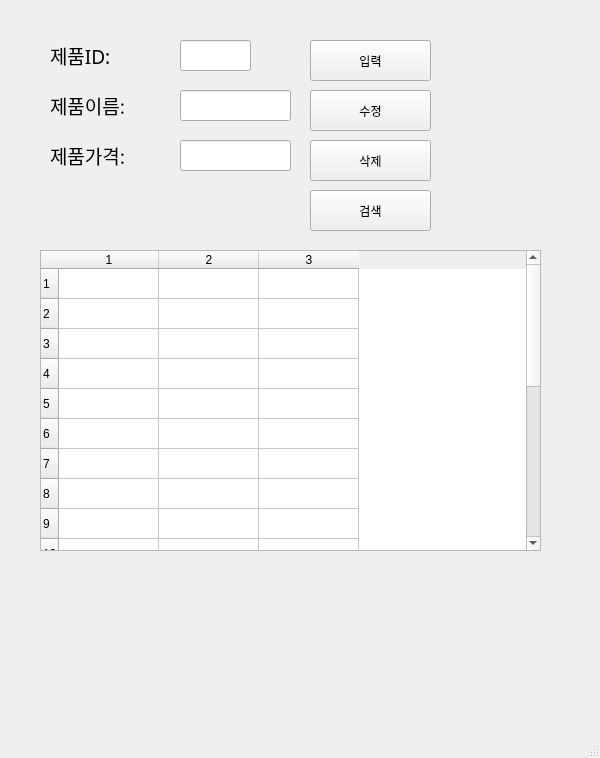
<?xml version="1.0" encoding="UTF-8"?>
<ui version="4.0">
 <class>MainWindow</class>
 <widget class="QMainWindow" name="MainWindow">
  <property name="geometry">
   <rect>
    <x>0</x>
    <y>0</y>
    <width>600</width>
    <height>758</height>
   </rect>
  </property>
  <property name="windowTitle">
   <string>MainWindow</string>
  </property>
  <widget class="QWidget" name="centralwidget">
   <widget class="QLabel" name="label">
    <property name="geometry">
     <rect>
      <x>50</x>
      <y>40</y>
      <width>101</width>
      <height>31</height>
     </rect>
    </property>
    <property name="font">
     <font>
      <family>맑은 고딕</family>
      <pointsize>14</pointsize>
     </font>
    </property>
    <property name="text">
     <string>제품ID:</string>
    </property>
   </widget>
   <widget class="QLabel" name="label_2">
    <property name="geometry">
     <rect>
      <x>50</x>
      <y>90</y>
      <width>101</width>
      <height>31</height>
     </rect>
    </property>
    <property name="font">
     <font>
      <family>맑은 고딕</family>
      <pointsize>14</pointsize>
     </font>
    </property>
    <property name="text">
     <string>제품이름:</string>
    </property>
   </widget>
   <widget class="QLabel" name="label_3">
    <property name="geometry">
     <rect>
      <x>50</x>
      <y>140</y>
      <width>101</width>
      <height>31</height>
     </rect>
    </property>
    <property name="font">
     <font>
      <family>맑은 고딕</family>
      <pointsize>14</pointsize>
     </font>
    </property>
    <property name="text">
     <string>제품가격:</string>
    </property>
   </widget>
   <widget class="QLineEdit" name="prodID">
    <property name="geometry">
     <rect>
      <x>180</x>
      <y>40</y>
      <width>71</width>
      <height>31</height>
     </rect>
    </property>
   </widget>
   <widget class="QLineEdit" name="prodName">
    <property name="geometry">
     <rect>
      <x>180</x>
      <y>90</y>
      <width>111</width>
      <height>31</height>
     </rect>
    </property>
   </widget>
   <widget class="QLineEdit" name="prodPrice">
    <property name="geometry">
     <rect>
      <x>180</x>
      <y>140</y>
      <width>111</width>
      <height>31</height>
     </rect>
    </property>
   </widget>
   <widget class="QPushButton" name="pushButton">
    <property name="geometry">
     <rect>
      <x>310</x>
      <y>40</y>
      <width>121</width>
      <height>41</height>
     </rect>
    </property>
    <property name="text">
     <string>입력</string>
    </property>
   </widget>
   <widget class="QPushButton" name="pushButton_2">
    <property name="geometry">
     <rect>
      <x>310</x>
      <y>90</y>
      <width>121</width>
      <height>41</height>
     </rect>
    </property>
    <property name="text">
     <string>수정</string>
    </property>
   </widget>
   <widget class="QPushButton" name="pushButton_3">
    <property name="geometry">
     <rect>
      <x>310</x>
      <y>140</y>
      <width>121</width>
      <height>41</height>
     </rect>
    </property>
    <property name="text">
     <string>삭제</string>
    </property>
   </widget>
   <widget class="QPushButton" name="pushButton_4">
    <property name="geometry">
     <rect>
      <x>310</x>
      <y>190</y>
      <width>121</width>
      <height>41</height>
     </rect>
    </property>
    <property name="text">
     <string>검색</string>
    </property>
   </widget>
   <widget class="QTableWidget" name="tableWidget">
    <property name="geometry">
     <rect>
      <x>40</x>
      <y>250</y>
      <width>501</width>
      <height>301</height>
     </rect>
    </property>
    <property name="rowCount">
     <number>20</number>
    </property>
    <property name="columnCount">
     <number>3</number>
    </property>
    <row/>
    <row/>
    <row/>
    <row/>
    <row/>
    <row/>
    <row/>
    <row/>
    <row/>
    <row/>
    <row/>
    <row/>
    <row/>
    <row/>
    <row/>
    <row/>
    <row/>
    <row/>
    <row/>
    <row/>
    <column/>
    <column/>
    <column/>
   </widget>
  </widget>
  <widget class="QMenuBar" name="menubar">
   <property name="geometry">
    <rect>
     <x>0</x>
     <y>0</y>
     <width>600</width>
     <height>26</height>
    </rect>
   </property>
  </widget>
  <widget class="QStatusBar" name="statusbar"/>
 </widget>
 <resources/>
 <connections>
  <connection>
   <sender>pushButton</sender>
   <signal>clicked()</signal>
   <receiver>MainWindow</receiver>
   <slot>addProduct()</slot>
   <hints>
    <hint type="sourcelabel">
     <x>394</x>
     <y>72</y>
    </hint>
    <hint type="destinationlabel">
     <x>470</x>
     <y>95</y>
    </hint>
   </hints>
  </connection>
  <connection>
   <sender>pushButton_2</sender>
   <signal>clicked()</signal>
   <receiver>MainWindow</receiver>
   <slot>updateProduct()</slot>
   <hints>
    <hint type="sourcelabel">
     <x>418</x>
     <y>129</y>
    </hint>
    <hint type="destinationlabel">
     <x>470</x>
     <y>136</y>
    </hint>
   </hints>
  </connection>
  <connection>
   <sender>pushButton_3</sender>
   <signal>clicked()</signal>
   <receiver>MainWindow</receiver>
   <slot>removeProduct()</slot>
   <hints>
    <hint type="sourcelabel">
     <x>409</x>
     <y>175</y>
    </hint>
    <hint type="destinationlabel">
     <x>469</x>
     <y>183</y>
    </hint>
   </hints>
  </connection>
  <connection>
   <sender>pushButton_4</sender>
   <signal>clicked()</signal>
   <receiver>MainWindow</receiver>
   <slot>getProduct()</slot>
   <hints>
    <hint type="sourcelabel">
     <x>406</x>
     <y>219</y>
    </hint>
    <hint type="destinationlabel">
     <x>471</x>
     <y>229</y>
    </hint>
   </hints>
  </connection>
 </connections>
 <slots>
  <slot>addProduct()</slot>
  <slot>updateProduct()</slot>
  <slot>removeProduct()</slot>
  <slot>getProduct()</slot>
 </slots>
</ui>
